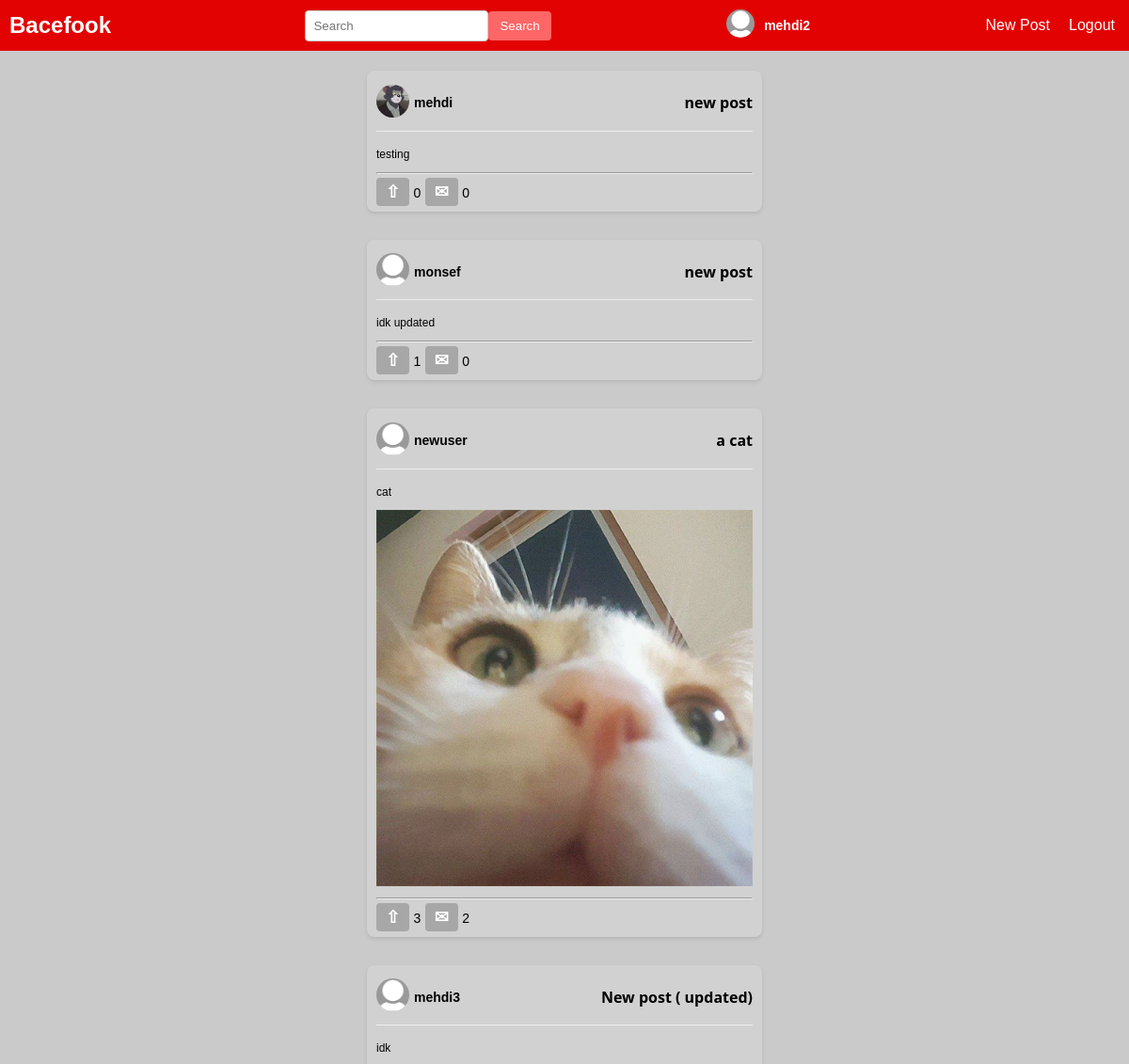
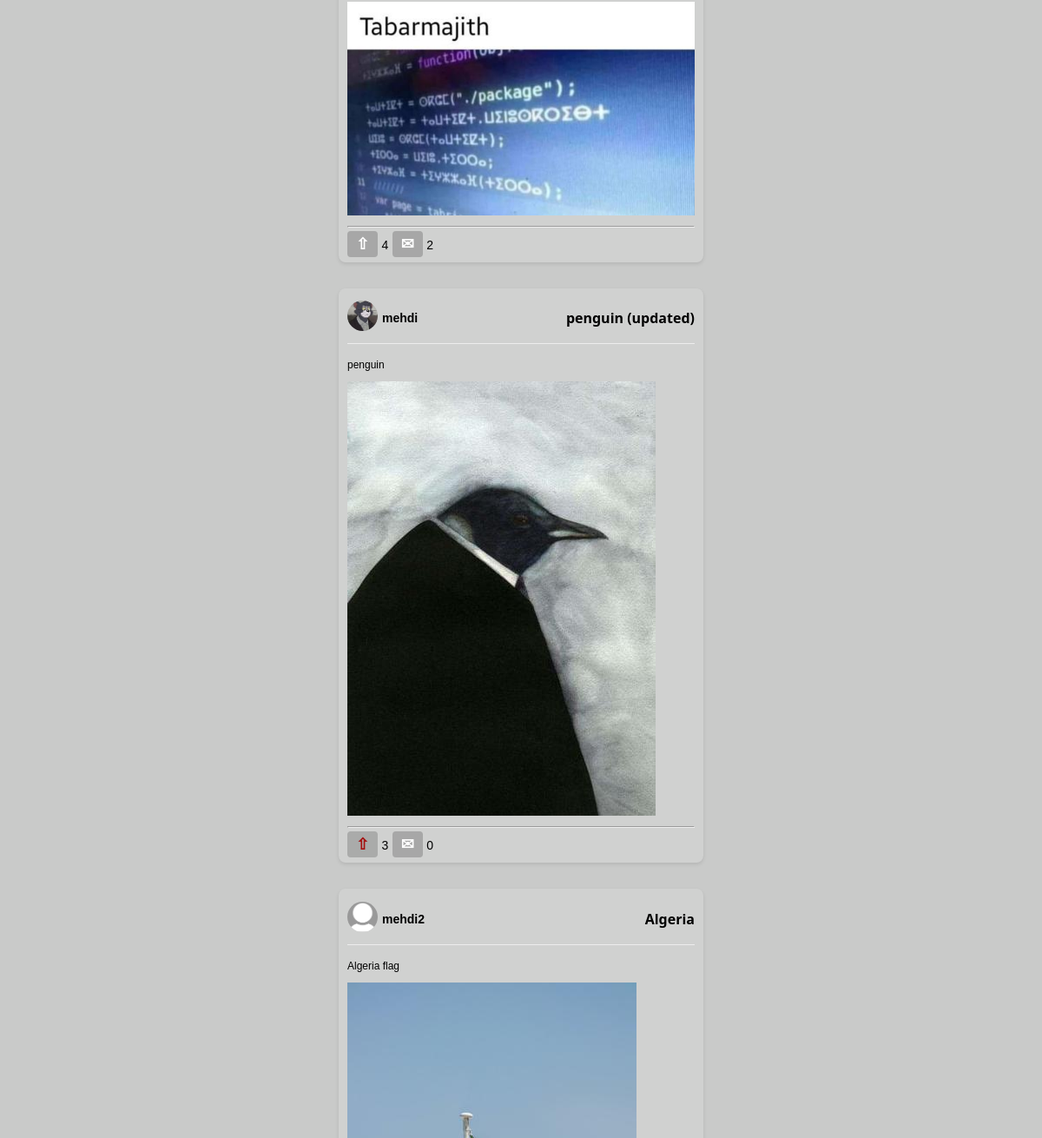
The page / (signed in, upper part) on the database as committed earlier (2 pictures, top to bottom).
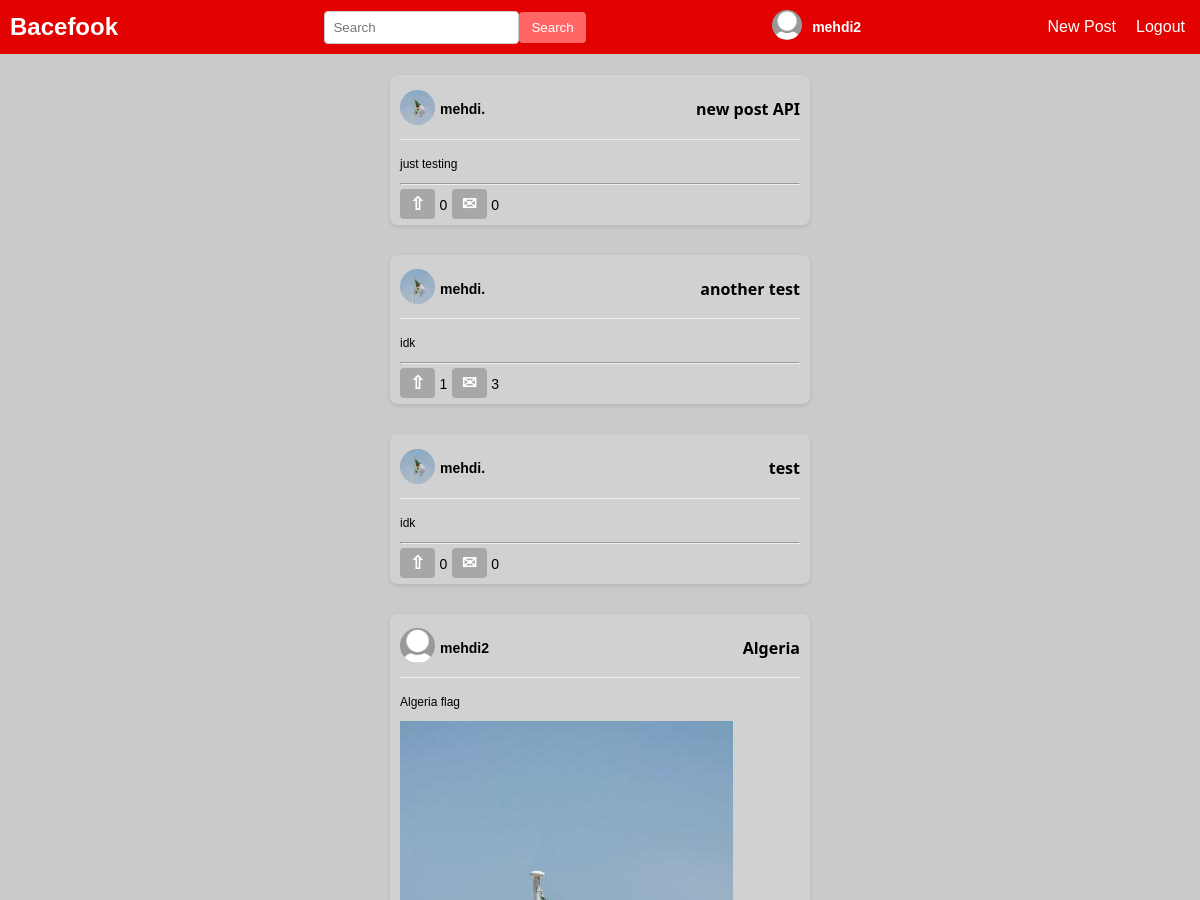
The same page on the database as committed later.
### blog/models.py (models this page shows, shortened)
class Post(models.Model):
    author = models.ForeignKey(User , on_delete=models.CASCADE , related_name='posts')
    title = models.CharField(max_length=80)
    content = models.CharField(max_length=3000 )
    image = models.ImageField(upload_to='posts-images' , blank=True , null=True)
    date_posted = models.DateTimeField(auto_now_add=True)
    liked_by = models.ManyToManyField(User, related_name='likes' , blank=True )

### users/models.py (models this page shows, shortened)
class Profile(models.Model):
    user = models.OneToOneField(User , on_delete=models.CASCADE , related_name='profile')
    bio = models.CharField(max_length=850 , null=True , blank=True)
    pfp = models.ImageField(upload_to='profile-pictures' , default ='default.jpg' )

### blog/views.py (the view)
# urls.py: path('' , Main.as_view() , name='main'),
class Main(LoginRequiredMixin , ListView):
    model = Post
    context_object_name = 'posts'
    template_name = 'blog/main.html'
    login_url = 'login'
    ordering = ['-date_posted']

### blog/templatetags/liked_template.py (called while the page is built)
@register.filter(name='liked')
def liked(post, user):
    return post.liked_by.filter(id=user.id).exists()

### blog/templates/blog/main.html (shortened to what this page needs)
{% extends 'blog/base.html' %}
{% load liked_template %}
{% block content %}
{% for post in posts %}
<div class="post-container">
    <div class="post-header">
        <a href="{% url 'profile' post.author.username %}" class="post-link" >
            <div class="user-info">
                <div class="post-profile-picture">
                    <img src="{{post.author.profile.pfp.url}}" alt="User Profile Picture">
                </div>
                <div class="username">{{post.author.username}}</div>
            </div>
        </a>
    <a href="{% url 'post' post.id %}" class="post-link" >
        <h2 class="post-title">{{post.title}}</h2>
    </div>
        <div class="post-content">
            <p class="content">{{post.content|linebreaksbr}}</p>
            {% if post.image %}
            <img class="post-image" src="{{post.image.url}}" alt="Post Image">
            {% endif %}
        </div>
    <hr>
    {% if post|liked:request.user %}
    <a class="remove-upvote-button post-link" href="{% url 'delete-like' post.id %}"  >⇧</a>
    <span class="upvote-count" >{{post.liked_by.count}}</span>
    {% else %}
    <a class="upvote-button post-link" href="{% url 'add-like' post.id %}" >⇧</a>
    <span class="upvote-count" >{{post.liked_by.count}}</span>
    {% endif %}
    <a class="upvote-button post-link" href="{% url 'post' post.id %}">✉</a>
    <span class="upvote-count" > {{post.comments.count}} </span>
</div>
{% endfor %}
{% endblock content %}

Rows that differ between the two databases and show on the page:
removed Post: author.profile.pfp (picture), author.username "mehdi", title "new post", content "testing", liked_by.count "0", comments.count "0"
removed Post: author.profile.pfp (placeholder picture), author.username "monsef", title "new post", content "idk updated", liked_by.count "1", comments.count "0"
removed Post: author.profile.pfp (placeholder picture), author.username "newuser", title "a cat", content "cat", image (picture), liked_by.count "3", comments.count "2"
removed Post: author.profile.pfp (placeholder picture), author.username "mehdi3", title "New post ( updated)", content "idk", image (picture), liked_by.count "4", comments.count "2"
removed Post: author.profile.pfp (picture), author.username "mehdi", title "penguin (updated)", content "penguin", image (picture), liked_by.count "3", comments.count "0"
added Post: author.profile.pfp (picture), author.username "mehdi.", title "new post API", content "just testing", liked_by.count "0", comments.count "0"
added Post: author.profile.pfp (picture), author.username "mehdi.", title "another test", content "idk", liked_by.count "1", comments.count "3"
added Post: author.profile.pfp (picture), author.username "mehdi.", title "test", content "idk", liked_by.count "0", comments.count "0"
